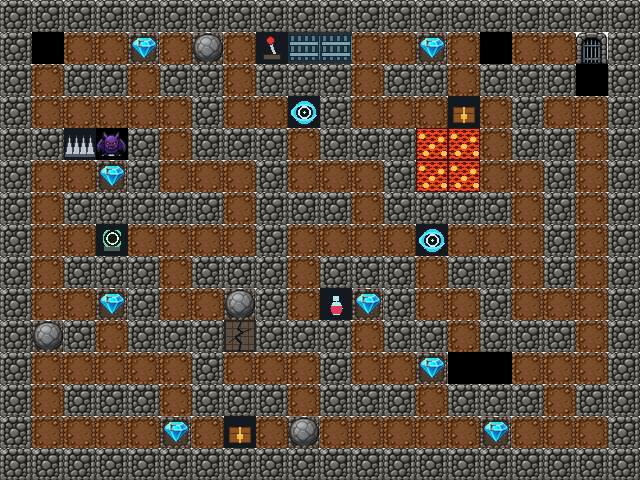

A level layout from a 2D game, rendered from its tile map. Below: a short description, then the map file with its tile-grid data intact:
An orthogonal 20x15 tile map with 32x32 px tiles, 1 tile layer (terrain) and 6 objects (2x chest, player, enemy_horizontal, enemy_vertical, boss_guardian).

<map version="1.10" tiledversion="1.10.2" orientation="orthogonal" renderorder="right-down" width="20" height="15" tilewidth="32" tileheight="32" infinite="0">
 <properties>
  <property name="title" value="Temple Trial" />
  <property name="theme" value="Angkor" />
  <property name="hint" value="A final mix of rocks, gates, traps, and guardians." />
  <property name="required_diamonds" value="8" />
  <property name="par_steps" value="165" />
  <property name="gravity_ticks" value="8" />
  <property name="enemy_ticks" value="15" />
 </properties>
 <tileset firstgid="1" source="diamond-rush.tsx" />
 <layer id="1" name="terrain" width="20" height="15">
  <data encoding="csv">
1,1,1,1,1,1,1,1,1,1,1,1,1,1,1,1,1,1,1,1,
1,0,2,2,3,2,4,2,10,11,11,2,2,3,2,25,2,2,5,1,
1,2,1,1,2,1,1,2,1,1,1,2,1,1,2,1,1,1,26,1,
1,2,2,2,2,2,1,2,2,13,1,2,2,2,15,2,1,2,2,1,
1,1,9,23,1,2,1,1,1,2,1,1,1,14,14,2,1,1,2,1,
1,2,2,3,1,2,2,2,1,2,2,2,1,14,14,2,2,1,2,1,
1,2,1,1,1,1,1,2,1,1,1,2,1,1,1,1,2,1,2,1,
1,2,2,16,2,2,2,2,1,2,2,2,2,13,2,2,2,1,2,1,
1,2,1,1,1,2,1,1,1,2,1,1,1,2,1,1,2,1,2,1,
1,2,2,3,1,2,2,4,1,2,17,3,1,2,2,1,2,2,2,1,
1,4,1,2,1,1,1,12,1,1,1,2,1,1,2,1,1,1,2,1,
1,2,2,2,2,2,1,2,2,2,1,2,2,3,24,0,2,2,2,1,
1,2,1,1,1,2,1,1,1,2,1,1,1,2,1,1,1,2,1,1,
1,2,2,2,2,3,2,15,2,4,2,2,2,2,2,3,2,2,2,1,
1,1,1,1,1,1,1,1,1,1,1,1,1,1,1,1,1,1,1,1
  </data>
 </layer>
 <objectgroup id="2" name="actors">
  <object id="1" name="Player" type="player" x="32" y="32" width="32" height="32" />
  <object id="2" name="Snake" type="enemy_horizontal" x="352" y="352" width="32" height="32">
   <properties>
    <property name="direction" value="left" />
   </properties>
  </object>
  <object id="3" name="Bat" type="enemy_vertical" x="512" y="256" width="32" height="32">
   <properties>
    <property name="direction" value="up" />
   </properties>
  </object>
  <object id="4" name="Guardian" type="boss_guardian" x="480" y="352" width="32" height="32">
   <properties>
    <property name="hp" value="3" />
   </properties>
  </object>
 </objectgroup>
 <objectgroup id="3" name="containers">
  <object id="5" name="Red Diamond Chest A" type="chest" x="448" y="96" width="32" height="32">
   <properties>
    <property name="reward" value="red_diamond" />
    <property name="amount" value="1" />
   </properties>
  </object>
  <object id="6" name="Red Diamond Chest B" type="chest" x="224" y="416" width="32" height="32">
   <properties>
    <property name="reward" value="red_diamond" />
    <property name="amount" value="1" />
   </properties>
  </object>
 </objectgroup>
</map>
